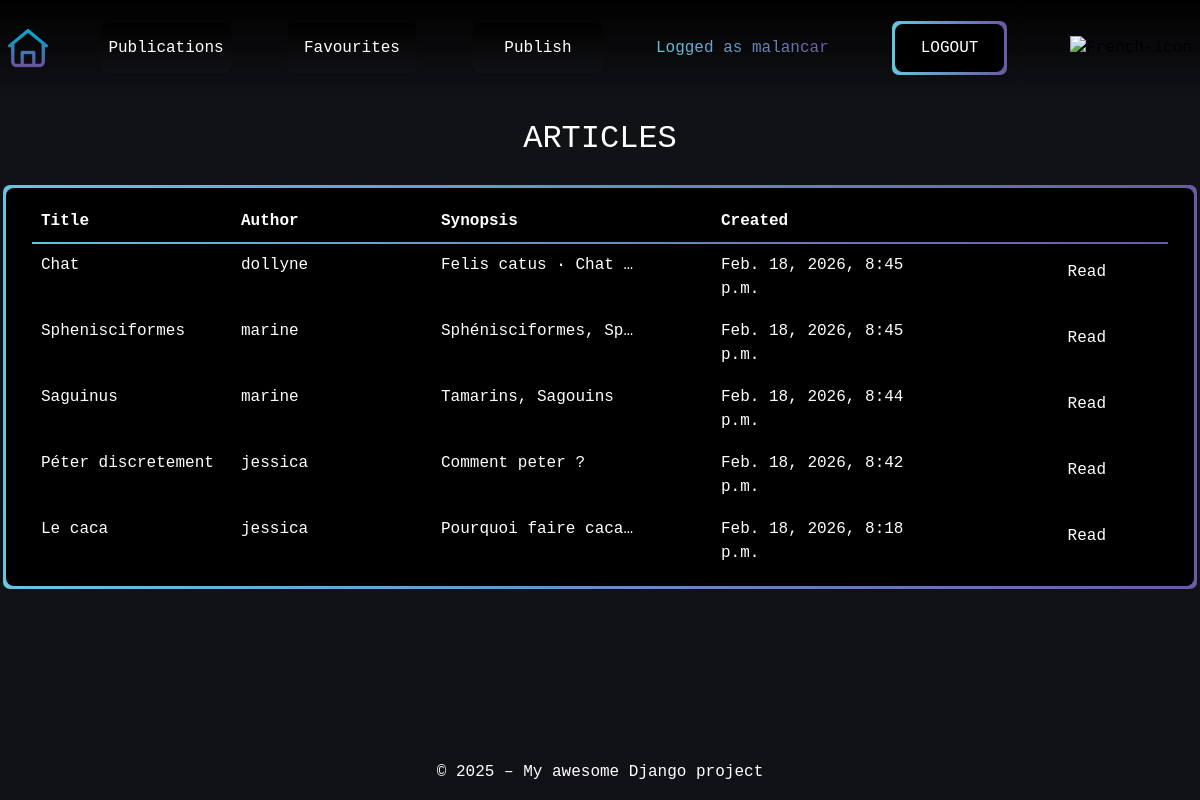
The page /en/articles/ (signed in) on the database its author committed.
### articles/models.py (models this page shows, shortened)
class Article(models.Model):
    title = models.CharField(max_length=64, null=False)
    author = models.ForeignKey(
        settings.AUTH_USER_MODEL,
        on_delete=models.CASCADE,
        related_name="article",
        null=False
    )
    created = models.DateTimeField(auto_now_add=True, null=False)
    synopsis = models.CharField(max_length=312, null=False)
    content = models.TextField(null=False)

### articles/views.py (the view)
# urls.py: path('', ArticleListView.as_view(), name='articles-list'),
class ArticleListView(ListView):
    model = Article
    template_name = "articles/list.html"
    context_object_name = "articles"
    ordering = ['-created']

### users/context_processors.py (called while the page is built)
def login_form(request):
    return {"login_form": CustomLoginForm()}

### articles/templates/articles/list.html
{% extends "base.html" %}
{% load i18n %}
{% load static %}
{% block extra_css %}
 <link rel="stylesheet" href="{% static 'articles/css/articles.css' %}">
{% endblock %}
{% block content %}
<div class="page-content">
    <h2 class="text-center m-4">ARTICLES</h2>
    <div class="tables div-wrapper">
        <table class="div-overlay">
            <thead>
                <tr class="d-flex ">
                    <th> {% trans "Title" %} </th>
                    <th> {% trans "Author" %} </th>
                    <th class="w-25"> {% trans "Synopsis" %} </th>
                    <th> {% trans "Created" %} </th>
                    <th></th>
                </tr>
            </thead>
            <tbody>
                {% for article in articles %}
                    <tr class="text-cut">
                        <td>{{ article.title }}</td>
                        <td> {{ article.author }} </td>
                        <td class="w-25"> {{ article.synopsis|truncatechars:20 }} </td>
                        <td> {{ article.created }} </td>
                        <td class="text-end">
                            <a href="{% url 'articles:article-detail' article.id %}" class="btn">{% trans "Read" %}</a>
                        </td>
                    </tr>
                {% endfor %}
            </tbody>
        </table>
    </div>
</div>
{% endblock %}

### templates/base.html (shortened to what this page needs)
{% load static %}
{% load django_browser_reload %}
{% load django_bootstrap5 %}
{% load i18n %}
<!DOCTYPE html>
<html lang="{{ LANGUAGE_CODE }}">
    <head>
        {% bootstrap_css %}
        {% block style %}<link rel="stylesheet" href="{% static 'css/style.css' %}">{% endblock %}
        {% block extra_css %}{% endblock %}
        <link rel="stylesheet" href="https://cdn.jsdelivr.net/npm/bootstrap-icons@1.11.1/font/bootstrap-icons.css">
    </head>
    <body class="">
        <div class="text-white page-container w-auto d-flex flex-column">
            <header class="w-100 d-flex">
                <nav class="w-100 h-auto p-2 d-flex flex-row justify-content-between align-items-center">
                    <div class="fw-bold">
                        <a href="{% url 'home' %}" >
                            <img src={% static 'images/home.png' %} alt="home-icon" style="width: 40px;" class="">
                        </a>
                    </div>
                    {% if user.is_authenticated or user.is_staff %}
                     <div class="btn-nav-wrapper">
                        <a href="{% url 'articles:user-publications' %}" class="btn-nav-overlay">{% trans "Publications" %}</a>
                    </div>
                    <div class="btn-nav-wrapper">
                        <a href="{% url 'articles:favourites-list' %}" class="btn-nav-overlay">{% trans "Favourites" %}</a>
                    </div>
                     <div class="btn-nav-wrapper">
                        <a href="{% url 'articles:publish-articles' %}" class="btn-nav-overlay">{% trans "Publish" %}</a>
                    </div>
                    <div class="logged">
                        <span>{% trans "Logged as" %} {{ request.user.username}}</span>
                    </div>
                    <div class="btn-wrapper">
                        <form method="post" action="{% url 'logout' %}">
                            <button
                                type="submit"
                                onclick="return confirm('Do you want to logout ?');"
                                class="btn btn-overlay">
                                {% trans "LOGOUT" %}
                            </button>
                        </form>
                    </div>
                    {% endif %}
                    <form action="{% url 'set_language' %}" method="post" class="language">
                        {% get_current_language as CURRENT_LANGUAGE %}
                        {% if CURRENT_LANGUAGE == "en" %}
                            <button class ="icons" type="submit" name="language" value="fr">
                                <img src={% static '/images/french.png' %} alt="French-icon">
                            </button>
                        {% else %}
                            <button class="icons" type="submit" name="language" value="en">
                                <img src={% static 'images/english.png' %} alt="English-icon">
                            </button>
                        {% endif %}
                    </form>
                </nav>
            </header>
            <main class="d-flex flex-fill justify-content-center ">
                <div class="toast-container position-fixed bottom-0 end-0 p-3">
                </div>
                {% block content %}{% endblock %}
            </main>
            <footer class="text-center">
                <p>© 2025 – {% trans "My awesome Django project" %}</p>
            </footer>
        </div>
    </body>
</html>

### static/css/style.css (style rules this page uses)
:root { --blue: #66C6DE; --purple: #695BA4; }
html, body { background-color: #111216; width: 100%; height: 100%; font-family: 'Courier New', Courier, monospace; ; }
.page-container { width: 100%; height: 100%; display: flex; flex-direction: column; align-items: center; }
header { background-color: black; background-image: linear-gradient(to bottom, #000000, #111216); }
.icons { background-color: transparent; border: 0; padding: 0; }
.btn-wrapper, .div-wrapper { position: relative; display: flex; align-items: center; margin: 10px; padding: 3px; background-clip: padding-box, border-box; border:3px solid transparent; font-size: 16px; color: white; background-color: transparent; border-radius: 10px; border: 3px solid transparent; background-image: linear-gradient(90deg, var(--blue), var(--purple)); }
.btn-overlay, .div-overlay { display: flex; justify-content: center; justify-items: center; width: 100%; position: relative; padding: 12px 26px; font-size: 16px; color: white; background-color: black; border: none; border-radius: 8px; transition: background-color 0.3s ease, transform 0.2s ease; outline: none; box-shadow: none; }
.btn { transition: all 0.2s ease-in-out; cursor: pointer; color: white; }
.btn-nav-wrapper { padding: 3px; background-clip: padding-box, border-box; }
.btn-nav-overlay { background-image: linear-gradient(to bottom, #000000, #111216); color: white; height: 50px; width: 130px; text-align: center; display: flex; justify-content: center; align-items: center; border-radius: 0.50rem; font-size: 16px; }
a { text-decoration: none; color: inherit; }
.logged { background: linear-gradient(to right, var(--blue), var(--purple)); -webkit-background-clip: text; -webkit-text-fill-color: transparent; }

### articles/static/articles/css/articles.css (style rules this page uses)
.tables { display: flex; justify-content: center; align-items: center; }
table { width: 100%; display: flex; flex-direction: column; }
@media (min-width: 1200px) { .tables { width: 1200px; } }
thead { border-bottom: 2px solid; border-image: linear-gradient(135deg, var(--blue), var(--purple)) 1; }
th { width: 200px; display: flex; justify-content: space-between; }
tr { display: flex; text-align: start; padding: 0.5rem; text-align: start; }
td { width: 200px; text-align: start; }
.language { text-align: end; border-radius: 90%; }
.text-cut { overflow-wrap: break-word; white-space: normal; }

### rows shown on the page
Article: title "Chat", author "dollyne", synopsis "Felis catus · Chat …", created "Feb. 18, 2026, 8:45 p.m."
Article: title "Sphenisciformes", author "marine", synopsis "Sphénisciformes, Sp…", created "Feb. 18, 2026, 8:45 p.m."
Article: title "Saguinus", author "marine", synopsis "Tamarins, Sagouins", created "Feb. 18, 2026, 8:44 p.m."
Article: title "Péter discretement", author "jessica", synopsis "Comment peter ?", created "Feb. 18, 2026, 8:42 p.m."
Article: title "Le caca", author "jessica", synopsis "Pourquoi faire caca…", created "Feb. 18, 2026, 8:18 p.m."

### other values the page prints
{{ request.user.username }} "malancar"
